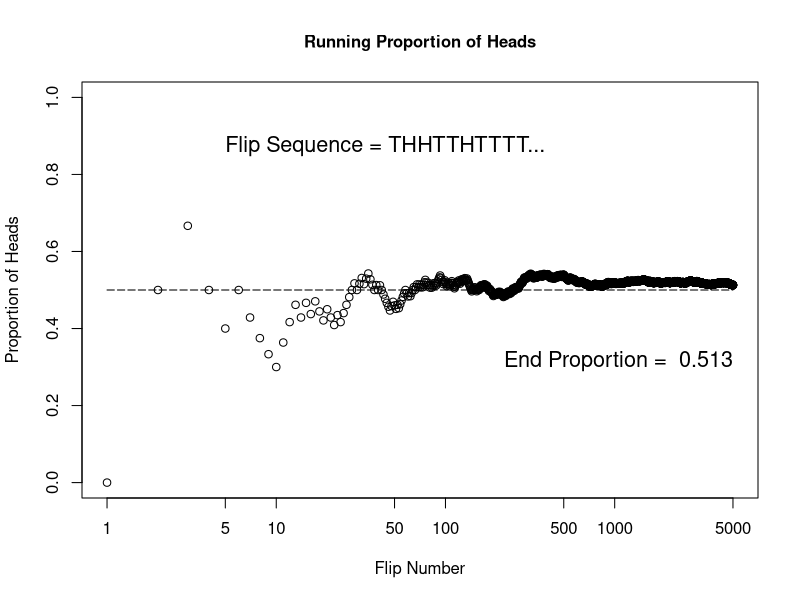
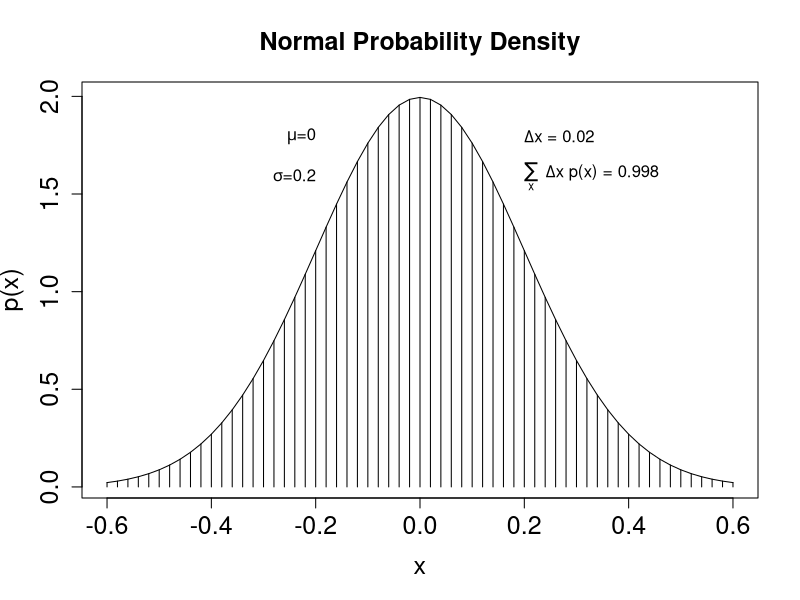

Write R code to recreate these figures, in order.
## ---- chunk 1
N <- 5000;
set.seed(.4740)
flipsequence = sample(x = c(0,1), prob = c(0.5,0.5), size = N,replace = TRUE)
r = cumsum( flipsequence )
n = 1:N
runprop = r/n
## ---- chunk 2
plot(n, runprop, type="p", log = "x",
     xlim = c(1,N), ylim = c(0.0,1.0), cex.axis = 1,
     xlab = "Flip Number", ylab = "Proportion of Heads", cex.lab=1,
     main = "Running Proportion of Heads", cex.main = 1)
lines(c(1,N),c(.5,.5),lty = 5)
flipletters = paste(c("T","H")[flipsequence[1:10]+1],collapse="")
displaystring = paste("Flip Sequence = ", flipletters, "...",sep="")
text (5,.9,displaystring,adj=c(0,1),cex=1.3)
text(N, .3, paste("End Proportion = ", runprop[N]),adj=c(1,0),cex=1.3)
## ---- chunk 3
meanval = 0;
sdval = 0.2;
xlow = meanval - sdval*3;
xhigh = meanval + sdval*3;
dx= 0.02;                                     # Interval width on x-axis
x = seq(from = xlow, to = xhigh, by = dx);    # Comb points along the x axis
y = (1/(sdval*sqrt(2*pi)))* exp (-.5 * ((x-meanval)/sdval)^2)
## ---- chunk 4
plot(x, y, type="h", lwd=1, cex.axis=1.5,
     xlab = "x", ylab = "p(x)", cex.lab=1.5,
     main = "Normal Probability Density", cex.main=1.5)
lines(x,y)
area = sum(dx*y)
text(-sdval, .9*max(y), bquote(paste(mu, "=",.(meanval))), adj = c(1,.5))
text(-sdval, .8*max(y), bquote(paste(sigma, "=",.(sdval))), adj = c(1,.5))
text(sdval, .9*max(y), bquote(paste(Delta, "x = ",.(dx))), adj = c(0,.5))
text(sdval, .8*max(y), bquote(paste(sum(,x,), " ", Delta, "x p(x) = ",.(signif(area,3)))),
     adj = c(0,.5))
